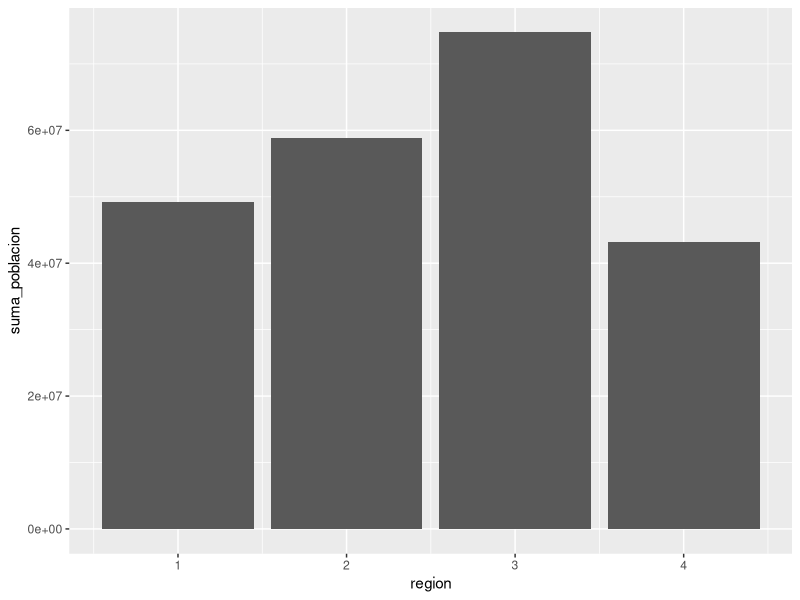
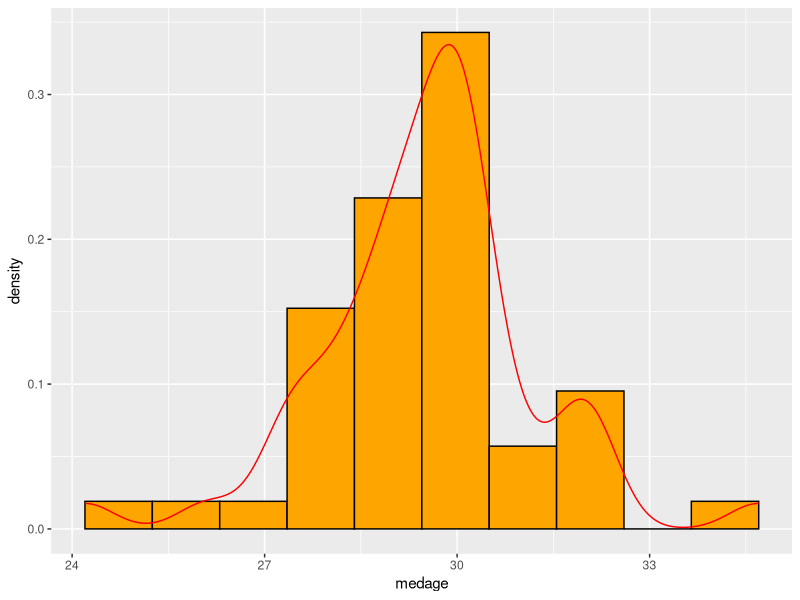

Write R code to recreate these figures, in order.
## ---- chunk 1
knitr::opts_chunk$set(echo = TRUE)
## ---- chunk 2
v = seq(from = 0, to = 300, by = 3)
head(v, 20)
## ---- chunk 3
sum(v)
## ---- chunk 4
mean(v)
## ---- chunk 5
length(v)
## ---- chunk 6
library(tidyverse)
dado_honesto <- sample(1:6,size=100,replace = TRUE)

#Frecuencias absolutas
table(dado_honesto)

dado_honesto <- data.frame(n = dado_honesto)
dado_honesto %>%
  count(n)

#Frecuencias relativas
signif(prop.table(table(dado_honesto$n)), 2)
## ---- chunk 7
(dado_cargado <- data.frame(n=sample(1:6,size=100,replace = TRUE, prob = c(1,1,1,1,1,2))))

#Frecuencias absolutas
table(dado_cargado)

dado_cargado %>%
  count(n)

#Frecuencias relativas
signif(prop.table(table(dado_cargado$n)), 2)
## ---- chunk 8
(v1 <- rep(seq(from=4,to=1,by=-1), each = 4))
(v2 <- rep(seq(from=1,to=5,by=1), times=c(1,2,3,4,5)))
(v3 <- rep(seq(from=1,to=4,by=1), times = 4))
## ---- chunk 9
library(tidyverse)
(mpg2 <- mpg %>% 
  select(starts_with("c")) %>% 
  filter(class == "pickup"))
  
  
## ---- chunk 10
library(haven)
(X <- read_dta(file= "census.dta"))

#5.1
(poblaciones_agrupadas <- X %>% group_by(region) %>% summarise(suma_poblacion = sum(pop)))

#5.2
#barplot(names.arg =poblaciones_agrupadas$region,height=poblaciones_agrupadas$suma_poblacion)
ggplot(data = poblaciones_agrupadas, aes(x=region,y=suma_poblacion)) +
  geom_bar(stat="identity", position="stack")

#5.3
head(X)
X %>% arrange(desc(pop))

#5.4
(tasa_divorcios_matrimonios <- X %>% select(state,marriage,divorce) %>% mutate(marriage,divorce, tasa = marriage/divorce)) %>% arrange(desc(tasa))

#5.5
X %>% select(pop,poplt5,pop5_17,pop18p,pop65p,medage) %>% arrange(desc(medage)) %>% head(10)

#5.6
cortes = seq(min(X$medage), max(X$medage), length.out = 11)
ggplot(data = X, aes(x=medage)) + 
  geom_histogram(aes(y=stat(density)), breaks = cortes, fill = "orange", color="black")  + 
  geom_density(color="red")
